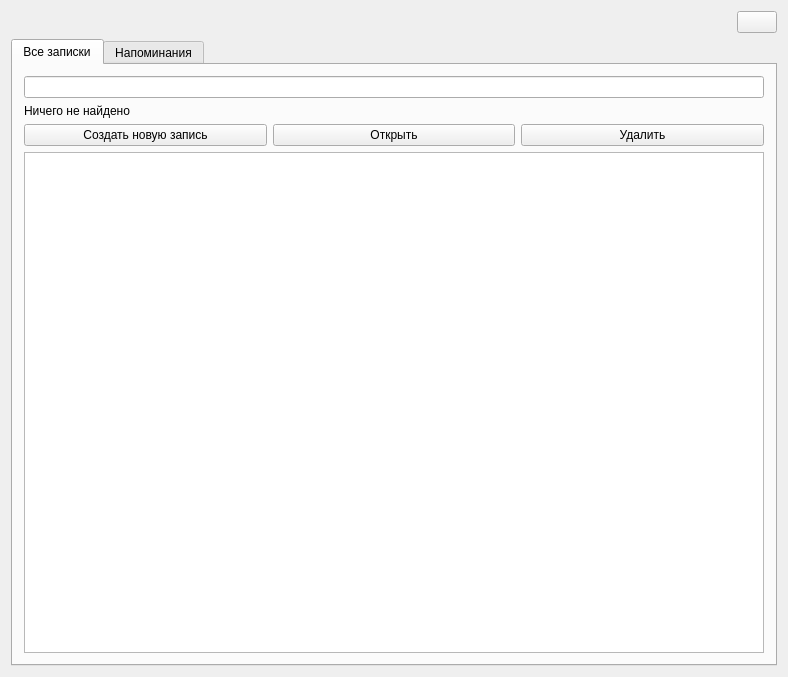
<?xml version="1.0" encoding="UTF-8"?>
<ui version="4.0">
 <class>Widget</class>
 <widget class="QWidget" name="Widget">
  <property name="geometry">
   <rect>
    <x>0</x>
    <y>0</y>
    <width>788</width>
    <height>677</height>
   </rect>
  </property>
  <property name="sizePolicy">
   <sizepolicy hsizetype="Expanding" vsizetype="Expanding">
    <horstretch>0</horstretch>
    <verstretch>0</verstretch>
   </sizepolicy>
  </property>
  <property name="windowTitle">
   <string>Widget</string>
  </property>
  <layout class="QGridLayout" name="gridLayout">
   <item row="2" column="1" colspan="3">
    <widget class="QTabWidget" name="tabWidget">
     <property name="layoutDirection">
      <enum>Qt::LeftToRight</enum>
     </property>
     <property name="currentIndex">
      <number>0</number>
     </property>
     <widget class="QWidget" name="tab">
      <property name="sizePolicy">
       <sizepolicy hsizetype="Expanding" vsizetype="Preferred">
        <horstretch>0</horstretch>
        <verstretch>0</verstretch>
       </sizepolicy>
      </property>
      <property name="layoutDirection">
       <enum>Qt::LeftToRight</enum>
      </property>
      <property name="autoFillBackground">
       <bool>false</bool>
      </property>
      <attribute name="title">
       <string>Все записки</string>
      </attribute>
      <layout class="QVBoxLayout" name="verticalLayout_3">
       <item>
        <layout class="QVBoxLayout" name="verticalLayout">
         <item>
          <widget class="QLineEdit" name="lineEdit"/>
         </item>
         <item>
          <widget class="QLabel" name="label">
           <property name="enabled">
            <bool>true</bool>
           </property>
           <property name="text">
            <string>Ничего не найдено</string>
           </property>
          </widget>
         </item>
        </layout>
       </item>
       <item>
        <layout class="QHBoxLayout" name="horizontalLayout">
         <item>
          <widget class="QPushButton" name="pushButton_2">
           <property name="text">
            <string>Создать новую запись</string>
           </property>
          </widget>
         </item>
         <item>
          <widget class="QPushButton" name="pushButton">
           <property name="text">
            <string>Открыть</string>
           </property>
          </widget>
         </item>
         <item>
          <widget class="QPushButton" name="pushButton_5">
           <property name="text">
            <string>Удалить</string>
           </property>
          </widget>
         </item>
        </layout>
       </item>
       <item>
        <layout class="QVBoxLayout" name="verticalLayout_2">
         <item>
          <widget class="QTableWidget" name="tableWidget">
           <property name="frameShape">
            <enum>QFrame::StyledPanel</enum>
           </property>
           <property name="frameShadow">
            <enum>QFrame::Sunken</enum>
           </property>
          </widget>
         </item>
        </layout>
       </item>
      </layout>
     </widget>
     <widget class="QWidget" name="tab_2">
      <property name="sizePolicy">
       <sizepolicy hsizetype="Expanding" vsizetype="Preferred">
        <horstretch>0</horstretch>
        <verstretch>0</verstretch>
       </sizepolicy>
      </property>
      <attribute name="title">
       <string>Напоминания</string>
      </attribute>
      <layout class="QVBoxLayout" name="verticalLayout_4">
       <item>
        <layout class="QVBoxLayout" name="verticalLayout_7">
         <item>
          <widget class="QLineEdit" name="lineEdit_2"/>
         </item>
         <item>
          <widget class="QLabel" name="label_2">
           <property name="text">
            <string>Ничего не найдено</string>
           </property>
          </widget>
         </item>
        </layout>
       </item>
       <item>
        <layout class="QHBoxLayout" name="horizontalLayout_2">
         <item>
          <widget class="QPushButton" name="pushButton_7">
           <property name="text">
            <string>Создать новую запись</string>
           </property>
          </widget>
         </item>
         <item>
          <widget class="QPushButton" name="pushButton_4">
           <property name="text">
            <string>Открыть</string>
           </property>
          </widget>
         </item>
         <item>
          <widget class="QPushButton" name="pushButton_6">
           <property name="text">
            <string>Удалить</string>
           </property>
          </widget>
         </item>
        </layout>
       </item>
       <item>
        <layout class="QVBoxLayout" name="verticalLayout_6">
         <item>
          <widget class="QTableWidget" name="tableWidget_2"/>
         </item>
        </layout>
       </item>
      </layout>
     </widget>
    </widget>
   </item>
   <item row="0" column="3" rowspan="2">
    <widget class="QPushButton" name="pushButton_3">
     <property name="sizePolicy">
      <sizepolicy hsizetype="Fixed" vsizetype="Fixed">
       <horstretch>0</horstretch>
       <verstretch>0</verstretch>
      </sizepolicy>
     </property>
     <property name="focusPolicy">
      <enum>Qt::StrongFocus</enum>
     </property>
     <property name="text">
      <string/>
     </property>
     <property name="icon">
      <iconset>
       <normaloff>question-icon.png</normaloff>question-icon.png</iconset>
     </property>
     <property name="iconSize">
      <size>
       <width>33</width>
       <height>34</height>
      </size>
     </property>
    </widget>
   </item>
  </layout>
 </widget>
 <layoutdefault spacing="6" margin="11"/>
 <resources/>
 <connections/>
</ui>
